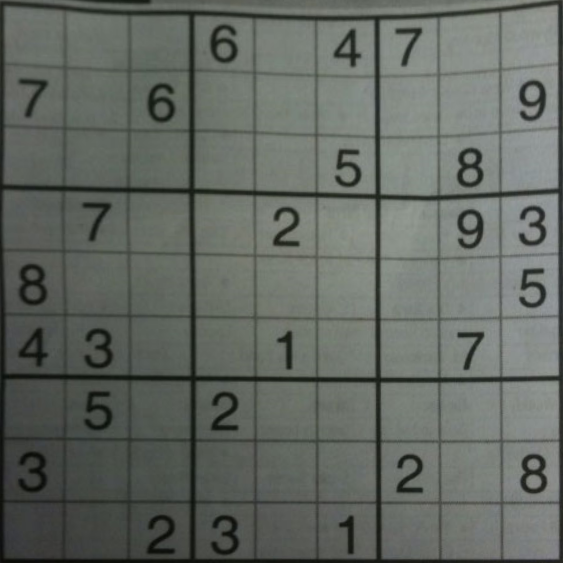
#> input picture image4.png, 563 x 563 px
$ python sample19_ADAPTIVE_THRESHOLDING.py
#> lines starting #> are read from the running program, lines starting #| are printed output that depends on the picture; after the words box and inside, x2 and y2 are one past the last pixel; in counts of white or black regions, pixels touching at a corner belong together
import cv2

img = cv2.imread('image4.png',0)
#> img: shape (563, 563); min 9, max 155, mean 101.4

ret, th1 = cv2.threshold(img, 127, 255, cv2.THRESH_BINARY)
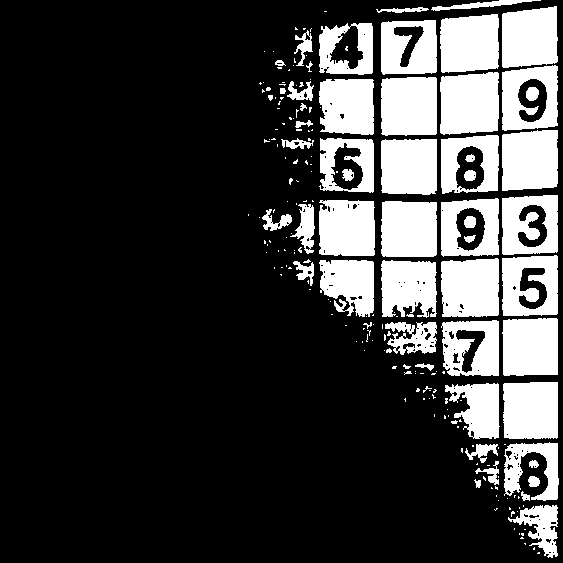
#> th1: shape (563, 563); 23.2% white; 207 white regions (150 under 20 px), largest, box (x1, y1, x2, y2) and area: (440, 72, 499, 135) 3385, (441, 258, 499, 317) 3213, (381, 77, 437, 136) 3200
th2 = cv2.adaptiveThreshold(img, 255, cv2.ADAPTIVE_THRESH_MEAN_C, cv2.THRESH_BINARY, 11, 2)
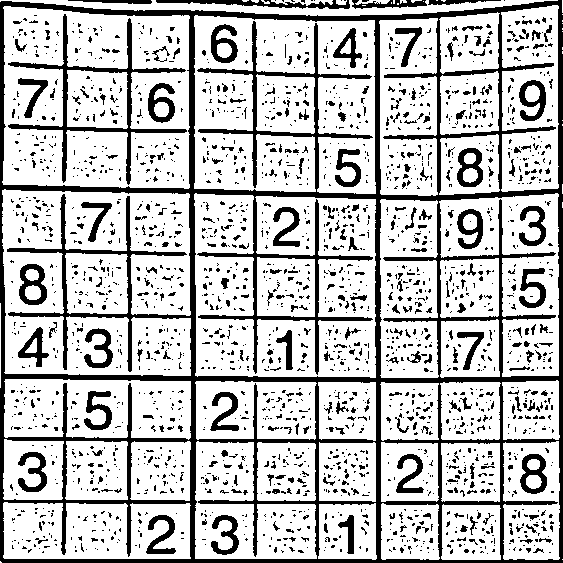
#> th2: shape (563, 563); 75.9% white; 2239 black regions (1977 under 20 px), largest, box (x1, y1, x2, y2) and area: (0, 0, 563, 563) 41244, (8, 14, 187, 185) 2785, (156, 0, 350, 9) 794
th3 = cv2.adaptiveThreshold(img, 255, cv2.ADAPTIVE_THRESH_GAUSSIAN_C, cv2.THRESH_BINARY, 11, 2)
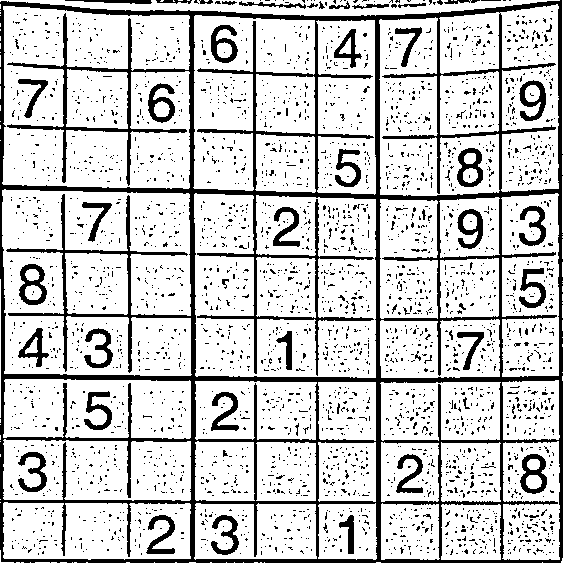
#> th3: shape (563, 563); 80.2% white; 3135 black regions (3077 under 20 px), largest, box (x1, y1, x2, y2) and area: (0, 0, 563, 563) 38160, (19, 264, 47, 305) 553, (520, 454, 547, 494) 537


cv2.imshow('original image', img)
cv2.imshow('global threshold', th1)
cv2.imshow('adaptive threshold', th2)
cv2.imshow('adaptive gaussian threshold', th3)
cv2.waitKey(0)
cv2.destroyAllWindows()

$ run again, with image3.png copied over image4.png
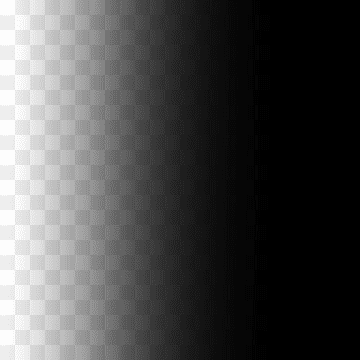
#> input picture image3.png, 360 x 360 px
#> img is the input picture: shape (360, 360); min 0, max 253, mean 75.6
#> `ret, th1 = cv2.threshold(img, 127, 255, cv2.THRESH_BINARY)`:
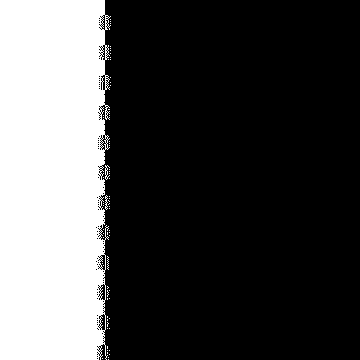
#> th1: shape (360, 360); 28.9% white; 66 white regions (63 under 20 px), largest, box (x1, y1, x2, y2) and area: (0, 0, 111, 360) 37294, (105, 165, 110, 180) 31, (105, 195, 108, 210) 24
#> th2: shape (360, 360); 72.9% white; black in thin lines or dots, all inside (x1, y1, x2, y2) = (0, 0, 266, 360)
#> `th3 = cv2.adaptiveThreshold(img, 255, cv2.ADAPTIVE_THRESH_GAUSSIAN_C, ..`:
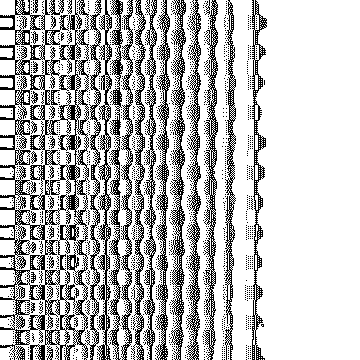
#> th3: shape (360, 360); 74.6% white; black in thin lines or dots, all inside (x1, y1, x2, y2) = (0, 0, 267, 360)

$ run again, with image5.png copied over image4.png
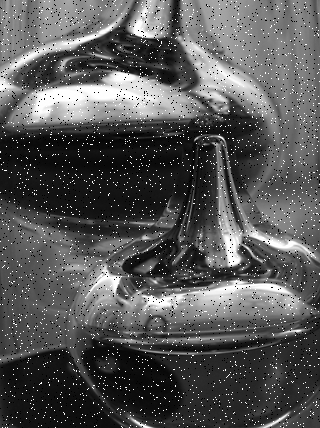
#> input picture image5.png, 320 x 428 px
#> img is the input picture: shape (428, 320); min 0, max 255, mean 86.8
#> `ret, th1 = cv2.threshold(img, 127, 255, cv2.THRESH_BINARY)`:
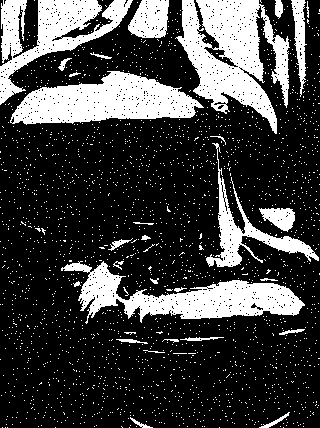
#> th1: shape (428, 320); 25% white; 2256 white regions (2227 under 20 px), largest, box (x1, y1, x2, y2) and area: (175, 0, 290, 134) 8013, (10, 71, 204, 125) 6317, (61, 261, 305, 324) 6138
#> th2: shape (428, 320); 41.9% white; 1964 white regions (1834 under 20 px), largest, box (x1, y1, x2, y2) and area: (1, 0, 320, 302) 23230, (0, 178, 320, 419) 12542, (28, 0, 104, 44) 2075
#> `th3 = cv2.adaptiveThreshold(img, 255, cv2.ADAPTIVE_THRESH_GAUSSIAN_C, ..`:
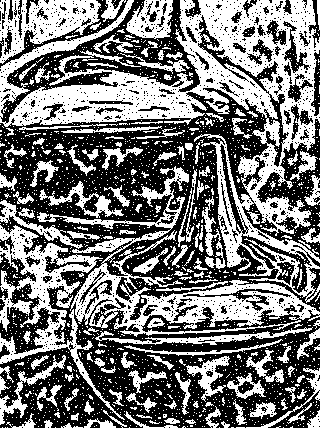
#> th3: shape (428, 320); 46.5% white; 2198 white regions (2047 under 20 px), largest, box (x1, y1, x2, y2) and area: (0, 0, 320, 303) 24794, (37, 166, 320, 337) 8892, (0, 225, 125, 420) 5239
